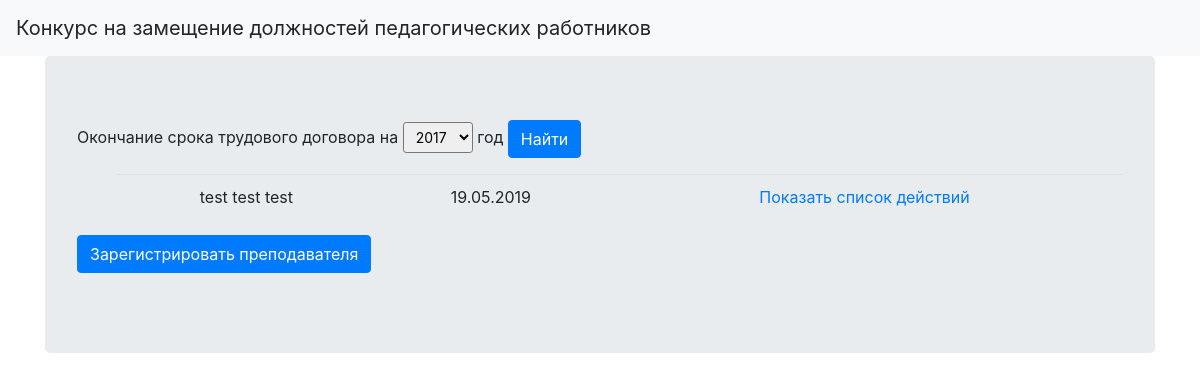
Page /index.php?year=2019-05-19 on the committed database.
### tables this page shows
CREATE TABLE `Contract` (
  `idContract` int(11) NOT NULL,
  `Teacher` int(11) NOT NULL,
  `ConditionOfAttraction` int(11) NOT NULL,
  `ExpirationOfTheTerm` date NOT NULL
);

CREATE TABLE `Teacher` (
  `PersonnelNumber` int(11) NOT NULL,
  `LastName` varchar(50) NOT NULL,
  `FirstName` varchar(50) NOT NULL,
  `Patronymic` varchar(50) DEFAULT NULL,
  `Address` varchar(100) DEFAULT NULL,
  `Phone` varchar(45) DEFAULT NULL,
  `Rank` int(11) DEFAULT NULL,
  `Position` int(11) NOT NULL,
  `Degree` int(11) DEFAULT NULL
);

### index.php (the view, shortened to what this page needs)
<?php
$db = require('connect.php');
$yearsQuery = $db->prepare(
    'select distinct Extract(YEAR from ExpirationOfTheTerm) FROM Contract'
);
$yearsQuery
    ->execute();
$years = $yearsQuery
    ->fetchAll();
?>
<html>
<head>
    <link rel="stylesheet" href="https://stackpath.bootstrapcdn.com/bootstrap/4.1.1/css/bootstrap.min.css"
>
</head>
<body>
<nav class="navbar navbar-expand-lg navbar-light bg-light">
    <a class="navbar-brand" >Конкурс на замещение должностей педагогических работников</a>
</nav>
<div class="container">
    <div class="Jumbotron">
        <form method="GET">
            Окончание срока трудового договора на
            <select class="form-control-sm" name="year">
                <?php foreach ($years as $year) { ?>
                    <option
                            value="<?= htmlspecialchars($year[0]) ?>"
                        <?php
                        if (
                            isset($_GET['year']) &&
                            $_GET['year'] == $year[0]
                        ) {
                            echo ' selected';
                        }
                        ?>
                    >
                        <?= htmlspecialchars($year[0]) ?>
                    </option>
                <?php } ?>
            </select>
            год
            <input class="btn btn-primary" type="submit" value="Найти">
        </form>
        <?php
        if (isset($_GET['year'])) {
            $query = $db->prepare('
				SELECT
                      Teacher.PersonnelNumber,
                      Teacher.lastName,
                      Teacher.FirstName,
                      Teacher.patronymic,
                      Contract.ExpirationOfTheTerm
                    FROM Teacher
                      INNER JOIN Contract ON Teacher.PersonnelNumber = Contract.Teacher
                    WHERE year(Contract.ExpirationOfTheTerm) = :year
			');
            $query->execute(['year' => $_GET['year']]);
            $teachers = $query->fetchAll();
            if (count($teachers) > 0) {
                ?>
                <ul>
                    <table class="table" style="text-align:center;">
                        <tbody>
                        <?php foreach ($teachers as $teacher) { ?>
                            <tr>
                                <td><?= htmlspecialchars($teacher['lastName']) . ' ' .
                                    htmlspecialchars($teacher['FirstName']) . ' ' .
                                    htmlspecialchars($teacher['patronymic']) ?></td>
                                <?php
                                $myDate = DateTime::createFromFormat('Y-m-d', $teacher['ExpirationOfTheTerm']);
                                $Date = $myDate->format('d.m.Y');
                                ?>
                                <td><?= htmlspecialchars($Date) ?></td>
                                <td> <?php echo "<a href=\"personalInformation.php?id=" .
                                        $teacher['PersonnelNumber'] . "\">Показать список действий</a>"; ?></td>
                            </tr>
                        <?php } ?>
                        </tbody>
                    </table>
                </ul>
                <?php
            } else {
                ?>
                <div class="alert alert-warning" role="alert">
                    Преподаватели в этом году не переизбираются.
                </div>
                <?php
            }
        }
        ?>
        <form action="/registration.php">
            <button class="btn btn-primary" type="submit">Зарегистрировать преподавателя</button>
        </form>
    </div>
</div>
</body>
</html>

### rows in the picture
contract: Teacher.LastName "test", Teacher.FirstName "test", Teacher.Patronymic "test", ExpirationOfTheTerm "19.05.2019"

### other values in the picture
form field year "2017"
